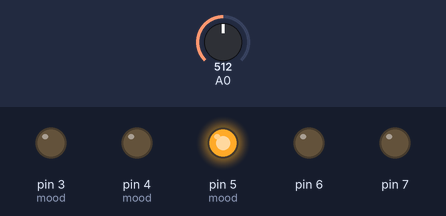
Recording of a sketch running on a simulated Arduino Uno, built with avr-gcc and run on an emulated ATmega328P. Shown: output pins drawn as LEDs (lit = HIGH). The inputs (shaded band) are chosen by the test bench; at power-on: A0 = 512. What the sketch prints to the serial monitor is not drawn.

Above: at 1.5 s.
1.6 s: A0 set to 594
3.4 s: A0 set to 627
At 4.9 s:
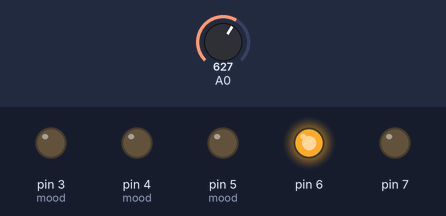
5.2 s: A0 set to 799
6.7 s: A0 set to 826
At 7.3 s:
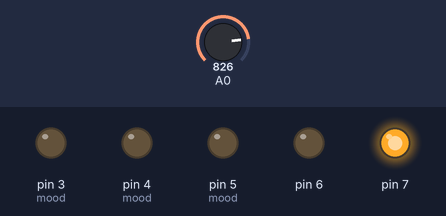
8.2 s: A0 set to 306
At 9.4 s:
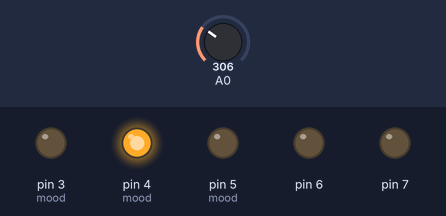
9.7 s: A0 set to 398
11.2 s: A0 set to 426
At 11.9 s:
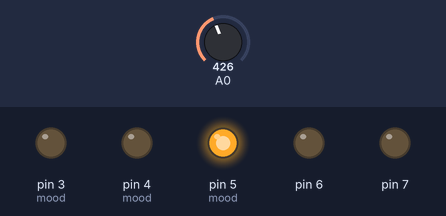
Timing chart, 0 to 13.7 s (numbered marks = the images above; inputs shaded):
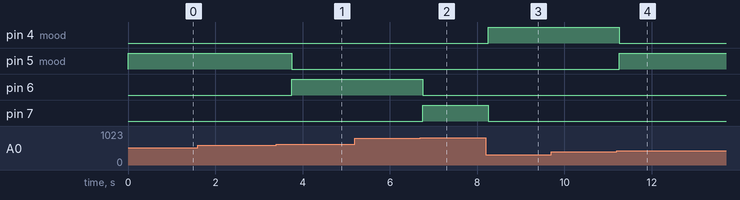

The sketch:

emotionMeter.ino
```cpp
// active mood (selected by potmeter)
int mood = 0;

// active LED
int activeLed = 0;

void setup() {
  // Start monitor to check values
  Serial.begin(9600);

  // Initialize all in- and outputs
  // Potentiometer
  pinMode(A0, INPUT);

  // LED's
  pinMode(3, OUTPUT);
  pinMode(4, OUTPUT);
  pinMode(5, OUTPUT);
  pinMode(6, OUTPUT);
  pinMode(7, OUTPUT);
}

void loop() {
  // read potentiometer value
  int potValue = analogRead(A0);

  // cal functions
  setMood(potValue);
  burnLed();
  sendBluetooth();
}

void setMood(int value) {
  // calculate number of moods with potmeter's value to make things easier
  int potCalc = 1024 / 5;

  // set mood following the potmeter's value
  // mood is set equal to LED's pin number
  if (value < potCalc) {
    mood = 1; // mad
  } else if (value >= potCalc * 1 && value < potCalc * 2) {
    mood = 2; // upset
  } else if (value >= potCalc * 2 && value < potCalc * 3) {
    mood = 3; // oke
  } else if (value >= potCalc * 3 && value < potCalc * 4) {
    mood = 4; // happy
  } else {
    mood = 5; // fantastic
  }
}

// burn led depending on selected mood
void burnLed() {

  if (activeLed != mood) {
    // + 2, because LED's are in pin 3-7 and moods are 1-5
    // store previous active mood
    int pinOut = activeLed + 2;

    // set active mood LED on
    digitalWrite(mood + 2, HIGH);
    // set previous active mood LED off
    digitalWrite(pinOut, LOW);
  }

  // Finally, change activeLed to current mood
  activeLed = mood;
}

void sendBluetooth() {

  // Send integer with bluetooth through Serial
  Serial.print((int)mood);

  // delay for bluetooth to handle it
  delay(750);
}
```

Measured:
- the behaviour switches between 611 and 612 on A0 (found by bisection; images 0 and 1)
- the behaviour switches between 815 and 816 on A0 (found by bisection; images 1 and 2)
- the behaviour switches between 407 and 408 on A0 (found by bisection; images 3 and 4)
- after the input at 1.6 s, every drawn part: stays the same
- after the input at 3.4 s, pin 5 (mood): HIGH → LOW after 0.35 s; pin 6: LOW → HIGH after 0.35 s
- after the input at 5.2 s, every drawn part: stays the same
- after the input at 6.7 s, pin 6: HIGH → LOW after 0.05 s; pin 7: LOW → HIGH after 0.05 s
- after the input at 8.2 s, pin 4 (mood): LOW → HIGH after 0.05 s; pin 7: HIGH → LOW after 0.05 s
- after the input at 9.7 s, every drawn part: stays the same
- after the input at 11.2 s, pin 4 (mood): HIGH → LOW after 0.05 s; pin 5 (mood): LOW → HIGH after 0.05 s
